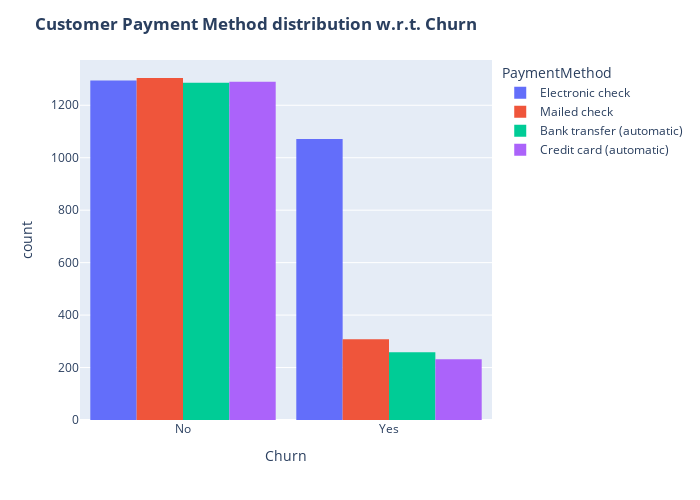

Here is the notebook cell this chart was saved with:
### Code cell
plot_churn_vs_category(
    Data,
    churn_col="Churn",
    category_col="PaymentMethod",
    title="<b>Customer Payment Method distribution w.r.t. Churn</b>"
)

### Figure 1 — Plotly figure (JSON) as saved in the notebook; plotly's stock layout.template omitted (floating-point values rounded to 4 significant figures; data arrays with more than 128 entries replaced by an {"elided": "..."} marker saying what was removed)
{"data": [{"alignmentgroup": "True", "bingroup": "x", "hovertemplate": "PaymentMethod=Electronic check<br>Churn=%{x}<br>count=%{y}<extra></extra>", "legendgroup": "Electronic check", "marker": {"color": "#636efa", "pattern": {"shape": ""}}, "name": "Electronic check", "offsetgroup": "Electronic check", "orientation": "v", "showlegend": true, "type": "histogram", "x": {"elided": "2365 str values"}, "xaxis": "x", "yaxis": "y"}, {"alignmentgroup": "True", "bingroup": "x", "hovertemplate": "PaymentMethod=Mailed check<br>Churn=%{x}<br>count=%{y}<extra></extra>", "legendgroup": "Mailed check", "marker": {"color": "#EF553B", "pattern": {"shape": ""}}, "name": "Mailed check", "offsetgroup": "Mailed check", "orientation": "v", "showlegend": true, "type": "histogram", "x": {"elided": "1612 str values"}, "xaxis": "x", "yaxis": "y"}, {"alignmentgroup": "True", "bingroup": "x", "hovertemplate": "PaymentMethod=Bank transfer (automatic)<br>Churn=%{x}<br>count=%{y}<extra></extra>", "legendgroup": "Bank transfer (automatic)", "marker": {"color": "#00cc96", "pattern": {"shape": ""}}, "name": "Bank transfer (automatic)", "offsetgroup": "Bank transfer (automatic)", "orientation": "v", "showlegend": true, "type": "histogram", "x": {"elided": "1544 str values"}, "xaxis": "x", "yaxis": "y"}, {"alignmentgroup": "True", "bingroup": "x", "hovertemplate": "PaymentMethod=Credit card (automatic)<br>Churn=%{x}<br>count=%{y}<extra></extra>", "legendgroup": "Credit card (automatic)", "marker": {"color": "#ab63fa", "pattern": {"shape": ""}}, "name": "Credit card (automatic)", "offsetgroup": "Credit card (automatic)", "orientation": "v", "showlegend": true, "type": "histogram", "x": {"elided": "1522 str values"}, "xaxis": "x", "yaxis": "y"}], "layout": {"bargap": 0.1, "barmode": "group", "height": 500, "legend": {"title": {"text": "PaymentMethod"}, "tracegroupgap": 0}, "margin": {"t": 60}, "title": {"text": "<b>Customer Payment Method distribution w.r.t. Churn</b>"}, "width": 700, "xaxis": {"anchor": "y", "domain": [0, 1], "title": {"text": "Churn"}}, "yaxis": {"anchor": "x", "domain": [0, 1], "title": {"text": "count"}}}}
